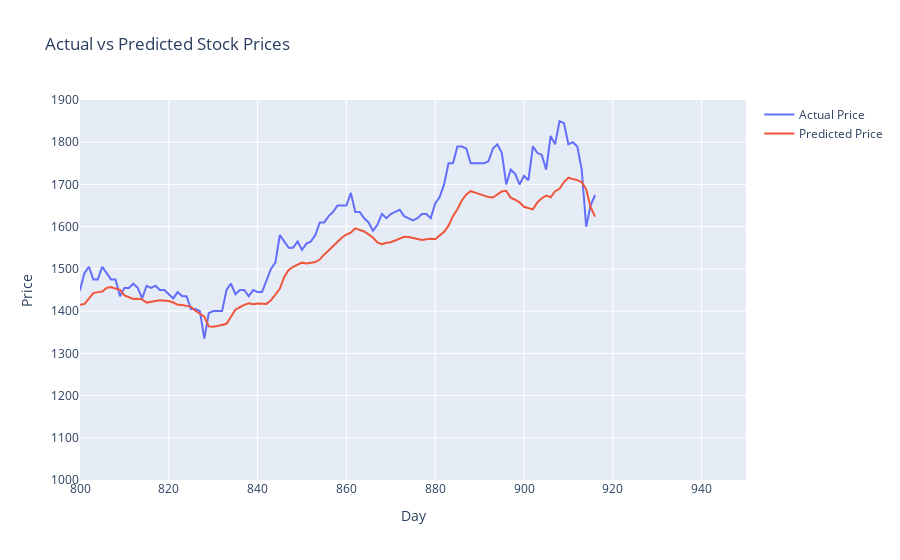

The notebook cell saved with this chart:
### Code cell
fig = go.Figure()
fig.add_trace(go.Scatter( y=new_y_test, mode='lines', name='Actual Price'))
fig.add_trace(go.Scatter( y=test_predictions, mode='lines', name='Predicted Price'))
fig.update_layout(
    title='Actual vs Predicted Stock Prices', 
    xaxis_title='Day', 
    yaxis_title='Price', 
    xaxis_range=[800, 950],
    yaxis_range=[1000, 1900]
)
fig.show()

### Figure 1 — Plotly figure (JSON) as saved in the notebook; plotly's stock layout.template omitted (floating-point values rounded to 4 significant figures; data arrays with more than 128 entries replaced by an {"elided": "..."} marker saying what was removed)
{"data": [{"mode": "lines", "name": "Actual Price", "type": "scatter", "y": {"elided": "917 float values"}}, {"mode": "lines", "name": "Predicted Price", "type": "scatter", "y": {"elided": "917 float values"}}], "layout": {"title": {"text": "Actual vs Predicted Stock Prices"}, "xaxis": {"range": [800, 950], "title": {"text": "Day"}}, "yaxis": {"range": [1000, 1900], "title": {"text": "Price"}}}}
